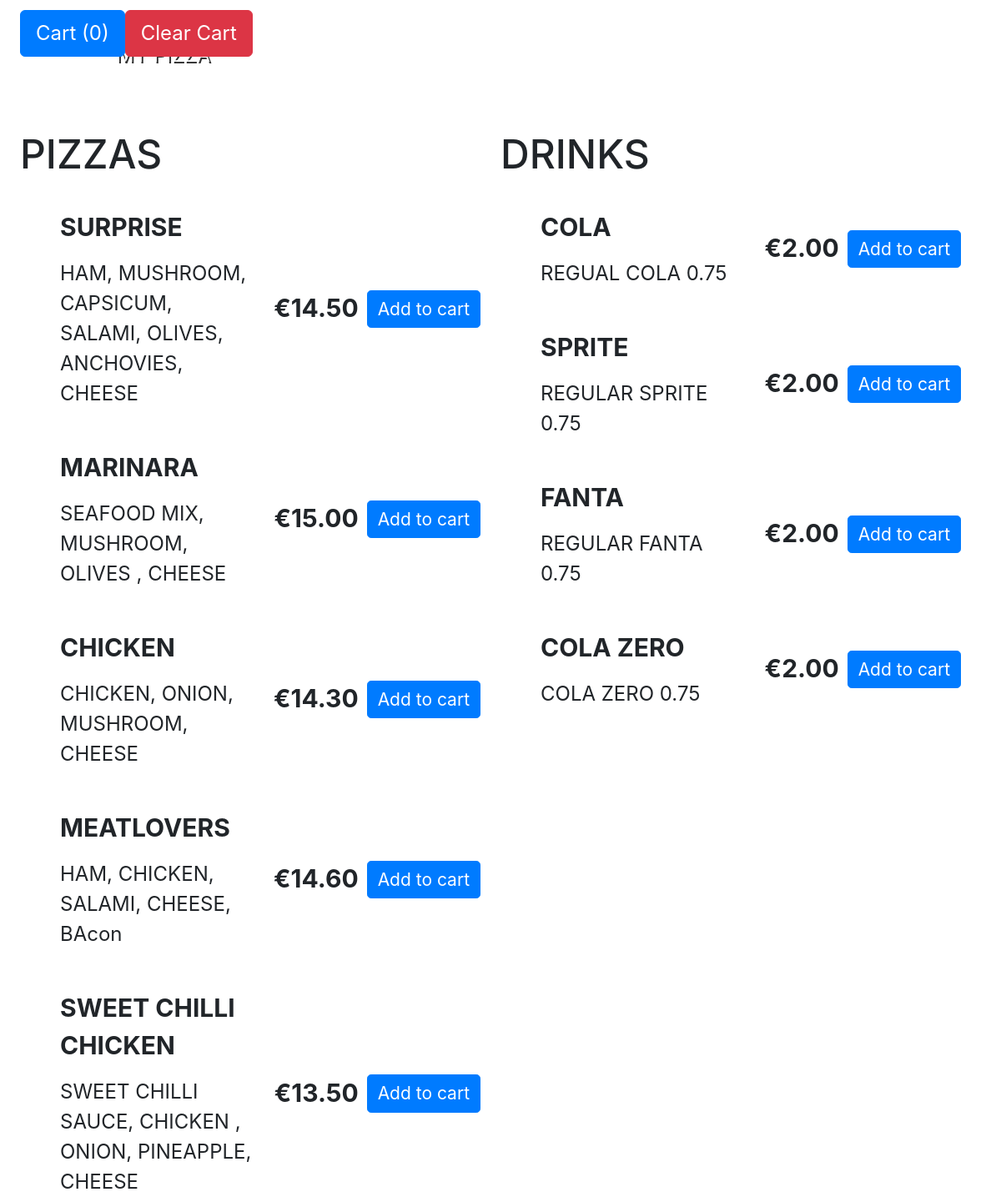
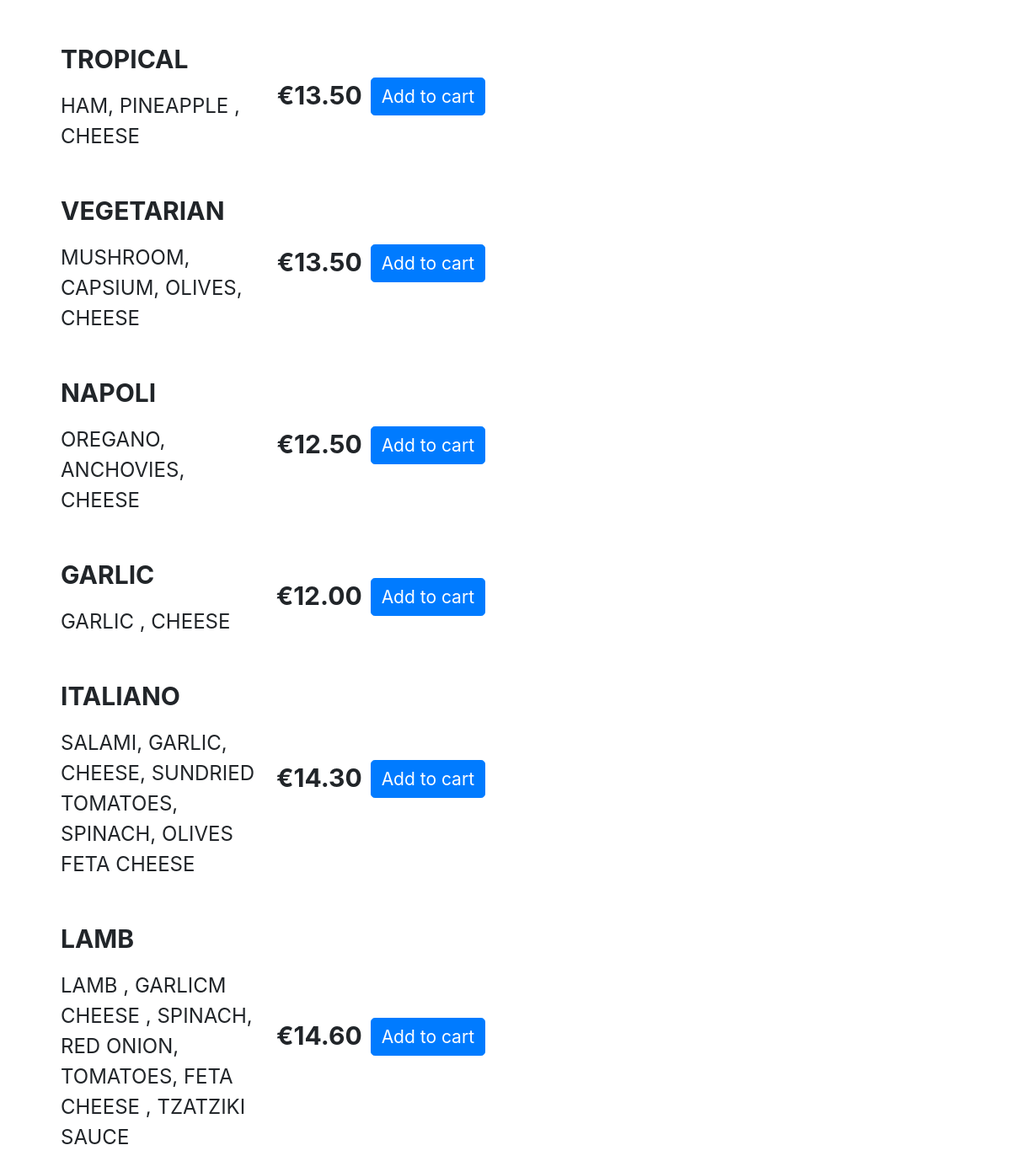
The page / on the database its author committed (2 pictures, top to bottom).
### tables this page shows
CREATE TABLE `pizzas` (
  `IDPIZZA` int(11) NOT NULL,
  `NAME` varchar(200) DEFAULT NULL,
  `RECIPE` varchar(250) DEFAULT NULL,
  `PRICE` decimal(10,2) DEFAULT NULL,
  `CATEGORY` int(11) DEFAULT NULL
);

### index.php (the view, shortened to what this page needs)
<?php include("dbcon.php");?>
<!DOCTYPE html>
<html>
<head>
<link rel="stylesheet" href="https://maxcdn.bootstrapcdn.com/bootstrap/4.0.0-alpha.6/css/bootstrap.min.css" >
</head>
<body>
<nav class="navbar navbar-inverse bg-inverse fixed-top bg-faded">
    <div class="row">
        <div class="col">
          <button type="button" class="btn btn-primary" data-toggle="modal" data-target="#cart">Cart (<span class="total-count"></span>)</button><button class="clear-cart btn btn-danger">Clear Cart</button></div>
    </div>
</nav>
<div class="wrapper">
  <div class="highlight">   MY PIZZA  </div>
  <div class="list">
    <div class="items columns-2">
    <div class="item-container">
	<H2> PIZZAS</H2>
<?php
$sql="select * from pizzas where CATEGORY=1";
$stmt = $conn->prepare($sql);
$stmt->execute();
$stmt->bind_result($idp,$name_pizza,$description, $price,$cat);
$stmt->store_result();
  if ($stmt->num_rows>0)
{
while ($stmt->fetch())
{
  echo "
	<div class='item'>
      <div class='image'>  </div>
        <div class='labels'> </div>
      <div class='details'>
        <div class='name'>$name_pizza</div>
        <div class='description'>$description</div>
      </div>
      <div class='price'>&euro;$price </div>
	 <div class='cartb'> <a href=\"#\"  data-kodprod=\"$idp\"  data-name=\"$name_pizza\" data-price=\"$price\" class=\"add-to-cart btn btn-primary btn-sm\">Add to cart</a>  </div>
      </div>  ";
  }
}
	?>
      </div>
	      <div class="item-container" style="display:block" >
	<H2> DRINKS</H2>
<?php
$sql="select * from pizzas where CATEGORY=2";
$stmt = $conn->prepare($sql);
$stmt->execute();
$stmt->bind_result($idp,$name_pizza,$description, $price,$cat);
$stmt->store_result();
  if ($stmt->num_rows>0)
{
while ($stmt->fetch())
{
  echo "
	<div class='item'>
      <div class='image'>  </div>
        <div class='labels'> </div>
      <div class='details'>
        <div class='name'>$name_pizza</div>
        <div class='description'>$description</div>
      </div>
      <div class='price'>&euro;$price </div>
	   <div class='cartb'> <a href=\"#\"  data-kodprod=\"$idp\"  data-name=\"$name_pizza\" data-price=\"$price\" class=\"add-to-cart btn btn-primary btn-sm\">Add to cart</a>  </div>
      </div>  ";
  }
}
	?>
      </div>
    </div>
  </div>
</div>
</body>
</html>

### index.php (style rules this page uses)
html, body, .wrapper { margin:0; padding:0; width:100%; height:100%; }
.wrapper { display:flex; }
@media (orientation:portrait) { .wrapper { flex-direction:column; } }
html { font-size:24px; }
body { font-family: 'Source Sans Pro', sans-serif; text-align:center; line-height:1.2em; }
h1, h2, h3, h4, h5, h6 { margin:0; }
.list { display:flex; flex:1; }
.highlight { display:flex; flex-direction:column; text-align:left; color:rgba(255,255,255,0.9); text-shadow:2px 2px 0 rgba(0,0,0,0.8); padding:2rem; width:300px; text-align:right; background-image:url('https://therecipecritic.com/wp-content/uploads/2018/08/zucchini_crust_pizza-1-of-1.jpg'); background-repeat: repeat-y; background-size:auto 150%; background-position:top center; }
.items { flex: 1; transition:transform 1s; padding:1rem; }
.item { display:flex; align-items:center; padding:1rem; }
.items.columns-2 .item-container { width:50%; float:left; }
.item .details { flex:1; text-align:left; padding:0 1rem; }
.item .name { font-weight:bold; margin-bottom:0.5em; font-size:125%; }
.item .cartb { margin-left:10px; text-align:right; font-size:125%; font-weight:bold; }
.item .price { text-align:right; font-size:125%; font-weight:bold; }

### rows shown on the page
pizzas: NAME "SURPRISE", RECIPE "HAM, MUSHROOM, CAPSICUM, SALAMI, OLIVES, ANCHOVIES, CHEESE", PRICE "14.50"
pizzas: NAME "MARINARA", RECIPE "SEAFOOD MIX, MUSHROOM, OLIVES , CHEESE", PRICE "15.00"
pizzas: NAME "CHICKEN", RECIPE "CHICKEN, ONION, MUSHROOM, CHEESE", PRICE "14.30"
pizzas: NAME "MEATLOVERS", RECIPE "HAM, CHICKEN, SALAMI, CHEESE, BAcon", PRICE "14.60"
pizzas: NAME "SWEET CHILLI CHICKEN", RECIPE "SWEET CHILLI SAUCE, CHICKEN , ONION, PINEAPPLE, CHEESE", PRICE "13.50"
pizzas: NAME "TROPICAL", RECIPE "HAM, PINEAPPLE , CHEESE", PRICE "13.50"
pizzas: NAME "VEGETARIAN", RECIPE "MUSHROOM, CAPSIUM, OLIVES, CHEESE", PRICE "13.50"
pizzas: NAME "NAPOLI", RECIPE "OREGANO, ANCHOVIES, CHEESE", PRICE "12.50"
pizzas: NAME "GARLIC", RECIPE "GARLIC , CHEESE", PRICE "12.00"
pizzas: NAME "ITALIANO", RECIPE "SALAMI, GARLIC, CHEESE, SUNDRIED TOMATOES, SPINACH, OLIVES FETA CHEESE", PRICE "14.30"
pizzas: NAME "LAMB", RECIPE "LAMB , GARLICM CHEESE , SPINACH, RED ONION, TOMATOES, FETA CHEESE , TZATZIKI SAUCE", PRICE "14.60"
pizzas: NAME "COLA", RECIPE "REGUAL COLA 0.75", PRICE "2.00"
pizzas: NAME "SPRITE", RECIPE "REGULAR SPRITE 0.75", PRICE "2.00"
pizzas: NAME "FANTA", RECIPE "REGULAR FANTA 0.75", PRICE "2.00"
pizzas: NAME "COLA ZERO", RECIPE "COLA ZERO 0.75", PRICE "2.00"
